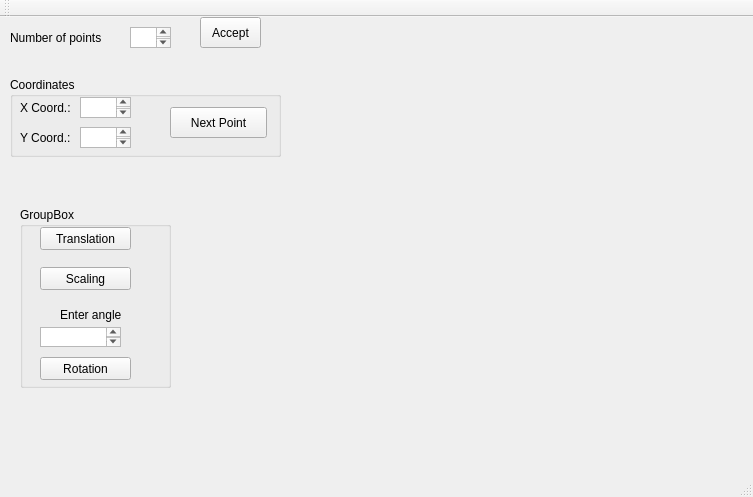
<?xml version="1.0" encoding="UTF-8"?>
<ui version="4.0">
 <class>Transformations</class>
 <widget class="QMainWindow" name="Transformations">
  <property name="geometry">
   <rect>
    <x>0</x>
    <y>0</y>
    <width>753</width>
    <height>497</height>
   </rect>
  </property>
  <property name="windowTitle">
   <string>Transformations</string>
  </property>
  <widget class="QWidget" name="centralWidget">
   <widget class="QGroupBox" name="groupBox_2">
    <property name="geometry">
     <rect>
      <x>20</x>
      <y>190</y>
      <width>151</width>
      <height>181</height>
     </rect>
    </property>
    <property name="title">
     <string>GroupBox</string>
    </property>
    <widget class="QPushButton" name="translation">
     <property name="geometry">
      <rect>
       <x>20</x>
       <y>20</y>
       <width>91</width>
       <height>23</height>
      </rect>
     </property>
     <property name="text">
      <string>Translation</string>
     </property>
    </widget>
    <widget class="QPushButton" name="scaling">
     <property name="geometry">
      <rect>
       <x>20</x>
       <y>60</y>
       <width>91</width>
       <height>23</height>
      </rect>
     </property>
     <property name="text">
      <string>Scaling</string>
     </property>
    </widget>
    <widget class="QPushButton" name="rotation">
     <property name="geometry">
      <rect>
       <x>20</x>
       <y>150</y>
       <width>91</width>
       <height>23</height>
      </rect>
     </property>
     <property name="text">
      <string>Rotation</string>
     </property>
    </widget>
    <widget class="QTextEdit" name="angleEdit">
     <property name="geometry">
      <rect>
       <x>20</x>
       <y>120</y>
       <width>81</width>
       <height>20</height>
      </rect>
     </property>
    </widget>
    <widget class="QLabel" name="label_6">
     <property name="geometry">
      <rect>
       <x>40</x>
       <y>100</y>
       <width>61</width>
       <height>16</height>
      </rect>
     </property>
     <property name="text">
      <string>Enter angle</string>
     </property>
    </widget>
   </widget>
   <widget class="QPushButton" name="pushButton_2">
    <property name="geometry">
     <rect>
      <x>200</x>
      <y>0</y>
      <width>61</width>
      <height>31</height>
     </rect>
    </property>
    <property name="text">
     <string>Accept</string>
    </property>
   </widget>
   <widget class="QTextEdit" name="textEdit">
    <property name="geometry">
     <rect>
      <x>130</x>
      <y>10</y>
      <width>41</width>
      <height>21</height>
     </rect>
    </property>
   </widget>
   <widget class="QLabel" name="label_5">
    <property name="geometry">
     <rect>
      <x>290</x>
      <y>30</y>
      <width>400</width>
      <height>300</height>
     </rect>
    </property>
    <property name="text">
     <string/>
    </property>
   </widget>
   <widget class="QLabel" name="label">
    <property name="geometry">
     <rect>
      <x>10</x>
      <y>10</y>
      <width>121</width>
      <height>21</height>
     </rect>
    </property>
    <property name="text">
     <string>Number of points</string>
    </property>
   </widget>
   <widget class="QLabel" name="label_4">
    <property name="geometry">
     <rect>
      <x>20</x>
      <y>50</y>
      <width>151</width>
      <height>16</height>
     </rect>
    </property>
    <property name="text">
     <string/>
    </property>
   </widget>
   <widget class="QGroupBox" name="groupBox">
    <property name="geometry">
     <rect>
      <x>10</x>
      <y>60</y>
      <width>271</width>
      <height>80</height>
     </rect>
    </property>
    <property name="title">
     <string>Coordinates</string>
    </property>
    <widget class="QLabel" name="label_2">
     <property name="geometry">
      <rect>
       <x>10</x>
       <y>20</y>
       <width>61</width>
       <height>21</height>
      </rect>
     </property>
     <property name="text">
      <string>X Coord.:</string>
     </property>
    </widget>
    <widget class="QLabel" name="label_3">
     <property name="geometry">
      <rect>
       <x>10</x>
       <y>50</y>
       <width>65</width>
       <height>21</height>
      </rect>
     </property>
     <property name="text">
      <string>Y Coord.:</string>
     </property>
    </widget>
    <widget class="QTextEdit" name="textEdit_2">
     <property name="geometry">
      <rect>
       <x>70</x>
       <y>20</y>
       <width>51</width>
       <height>21</height>
      </rect>
     </property>
    </widget>
    <widget class="QTextEdit" name="textEdit_3">
     <property name="geometry">
      <rect>
       <x>70</x>
       <y>50</y>
       <width>51</width>
       <height>21</height>
      </rect>
     </property>
    </widget>
    <widget class="QPushButton" name="pushButton">
     <property name="geometry">
      <rect>
       <x>160</x>
       <y>30</y>
       <width>97</width>
       <height>31</height>
      </rect>
     </property>
     <property name="text">
      <string>Next Point</string>
     </property>
    </widget>
   </widget>
  </widget>
  <widget class="QMenuBar" name="menuBar">
   <property name="geometry">
    <rect>
     <x>0</x>
     <y>0</y>
     <width>753</width>
     <height>21</height>
    </rect>
   </property>
  </widget>
  <widget class="QToolBar" name="mainToolBar">
   <attribute name="toolBarArea">
    <enum>TopToolBarArea</enum>
   </attribute>
   <attribute name="toolBarBreak">
    <bool>false</bool>
   </attribute>
  </widget>
  <widget class="QStatusBar" name="statusBar"/>
 </widget>
 <layoutdefault spacing="6" margin="11"/>
 <resources/>
 <connections/>
</ui>
